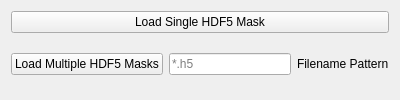
<?xml version="1.0" encoding="UTF-8"?>
<ui version="4.0">
 <class>HDF5MaskImport_Widget</class>
 <widget class="QWidget" name="HDF5MaskImport_Widget">
  <property name="geometry">
   <rect>
    <x>0</x>
    <y>0</y>
    <width>400</width>
    <height>100</height>
   </rect>
  </property>
  <property name="windowTitle">
   <string>HDF5 Mask Import</string>
  </property>
  <layout class="QVBoxLayout" name="verticalLayout">
   <item>
    <widget class="QPushButton" name="load_single_hdf5_mask_button">
     <property name="text">
      <string>Load Single HDF5 Mask</string>
     </property>
    </widget>
   </item>
   <item>
    <layout class="QHBoxLayout" name="horizontalLayout">
     <item>
      <widget class="QPushButton" name="load_multi_hdf5_mask_button">
       <property name="text">
        <string>Load Multiple HDF5 Masks</string>
       </property>
      </widget>
     </item>
     <item>
      <widget class="QLineEdit" name="multi_hdf5_name_pattern_text">
       <property name="placeholderText">
        <string>*.h5</string>
       </property>
      </widget>
     </item>
     <item>
      <widget class="QLabel" name="label_pattern">
       <property name="text">
        <string>Filename Pattern</string>
       </property>
      </widget>
     </item>
    </layout>
   </item>
  </layout>
 </widget>
 <resources/>
 <connections/>
</ui>
